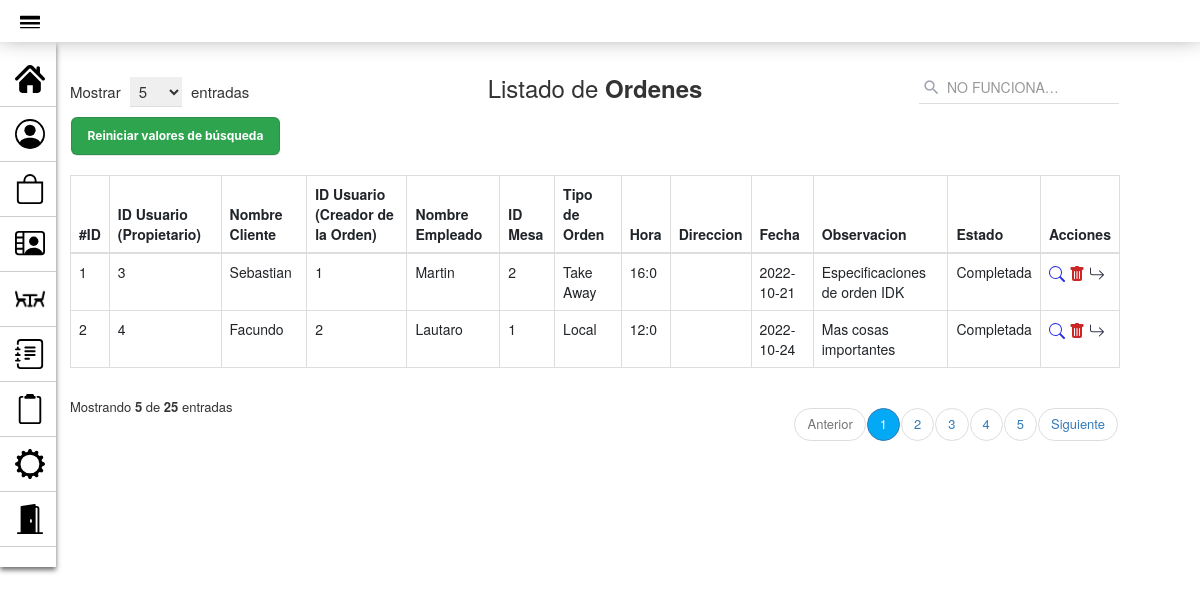
The page /PAGINA_GestionOrdenes.php on the database as committed earlier.
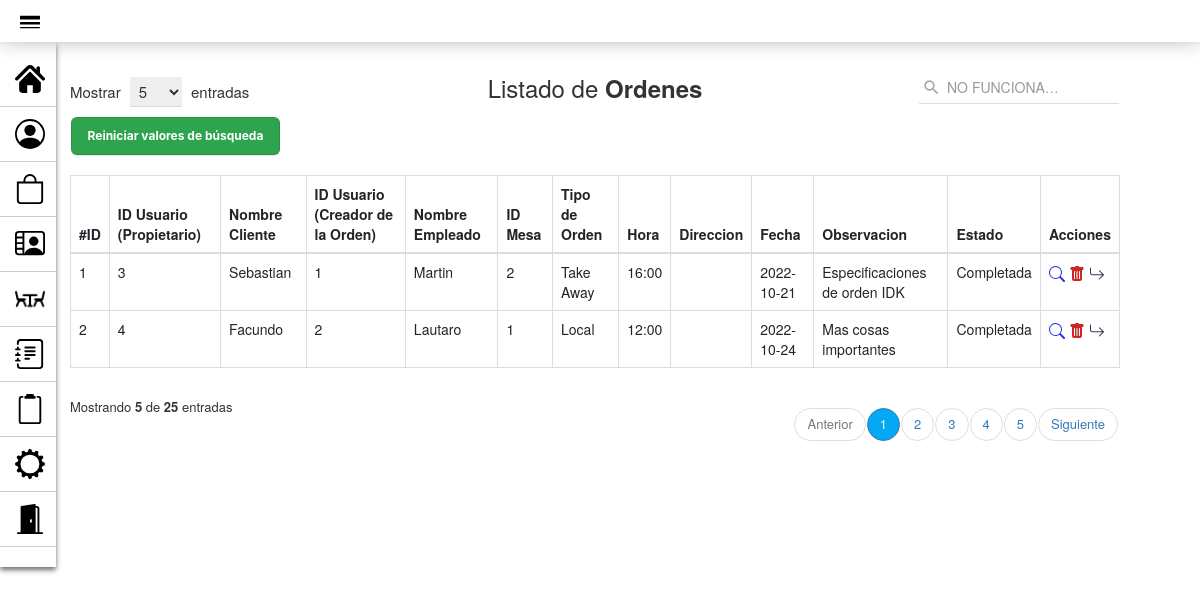
The same page on the database as committed later.
### tables this page shows
CREATE TABLE `orden` (
  `id_orden` int(10) PRIMARY KEY NOT NULL AUTO_INCREMENT COMMENT 'ID de la orden',  
  `cliente_orden` int(10) NULL COMMENT '',
  `empleado_orden` int(10) NULL COMMENT '',
  `mesa_orden` int(10) NULL COMMENT '',
  `tipo_orden` enum('Local','Take Away','Delivery') NULL COMMENT 'Tipo de orden funcional',
  `hora` varchar(5) NOT NULL COMMENT '',
  `direccion` varchar(80) NULL COMMENT '',
  `fecha` date NOT NULL COMMENT 'Fecha de la orden realizada',
  `observacion` varchar(90) NULL COMMENT 'Comentarios para realizar el pedido',
  `estado_orden` enum('Generandose...','Pendiente','En Proceso','Completada') NOT NULL COMMENT 'Estado de la orden',
  CONSTRAINT cliente_orden FOREIGN KEY (cliente_orden) REFERENCES usuario(id_usuario),
  CONSTRAINT empleado_orden FOREIGN KEY (empleado_orden) REFERENCES usuario(id_usuario),
  CONSTRAINT mesa_orden FOREIGN KEY (mesa_orden) REFERENCES mesa(id_mesa)
);

### modelo/conexion.php (called while the page is built)
<?php
class Conectar{
    public static function conexion (){
        try{
            $host ="localhost";
            $user ="root";
            $pass="";
            $bd="proyecto_grupo2";
            $con = mysqli_connect($host,$user,$pass);
            mysqli_select_db($con,$bd);
            return $con;
        }catch(Exception $e){
    die('Error'.$e->getMessage());
    echo "La linea de error " . $e->getLine();
        }
    }
    }
?>

### modelo/Orden.php (called while the page is built, shortened)
<?php
class Orden
{
    private $con;
    private $orden;
    public function __construct()
    {
        require_once("conexion.php");
        $this->con = conectar::conexion();
    }
    public function listar_ordenes()
    {
        $sql = "SELECT *
        FROM orden ORDER BY id_orden";
        $query = mysqli_query($this->con, $sql);
        while ($filas = mysqli_fetch_array($query)) {
            $this->orden[] = $filas;
        }
        return $this->orden;
    }
}
?>

### controlador/Controlador_PerfilUsuario.php (called while the page is built, shortened)
<?php
$id_perfil = $_SESSION['id'];
?>

### vista/Orden_view.php (the view, shortened to what this page needs)
<!DOCTYPE html>
<html lang="es">
<head>
    <link rel="stylesheet" href="assets/styles2.css">
    <link href="https://cdn.jsdelivr.net/npm/bootstrap@5.2.0/dist/css/bootstrap.min.css" rel="stylesheet">
    <link href="https://maxcdn.bootstrapcdn.com/bootstrap/3.3.7/css/bootstrap.min.css" rel="stylesheet">
</head>
<body>
    <div class="container">
        <div class="table-responsive">
            <div class="table-wrapper">
                <div class="table-title">
                    <div class="row">
                        <div class="col-xs-4">
                            <div class="show-entries">
                                <span>Mostrar</span>
                                <select>
                                    <option>5</option>
                                </select>
                                <span>entradas</span>
                            </div>
                        </div>
                        <div class="col-xs-4">
                            <h2 class="text-center">Listado de <b>Ordenes</b></h2>
                        </div>
                        <?php require_once("vista/buscar_orden_view.php"); ?>
                        <table class="table table-bordered">
                            <thead>
                                <tr>
                                    <th>#ID</th>
                                    <th>ID Usuario (Propietario)</th>
                                    <th>Nombre Cliente</th>
                                    <th>ID Usuario (Creador de la Orden)</th>
                                    <th>Nombre Empleado</th>
                                    <th>ID Mesa</th>
                                    <th>Tipo de Orden</th>
                                    <th>Hora</th>
                                    <th>Direccion</th>
                                    <th>Fecha</th>
                                    <th>Observacion</th>
                                    <th>Estado</th>
                                    <th>Acciones</th>
                                </tr>
                            </thead>
                            <tbody>
                                <?php foreach ($matrizOrden as $orden) : ?>
                                    <tr>
                                        <td scope="row"><?php echo $orden['id_orden'] ?></td>
                                        <td><?php echo $orden['cliente_orden'] ?></td>
                                        <td><?php echo $_SESSION['cliente_orden'] ?></td>
                                        <td><?php echo $orden['empleado_orden'] ?></td>
                                        <td><?php echo $_SESSION['empleado_orden'] ?></td>
                                        <td><?php echo $orden['mesa_orden'] ?></td>
                                        <td><?php echo $orden['tipo_orden'] ?></td>
                                        <td><?php echo $orden['hora'] ?></td>
                                        <td><?php echo $orden['direccion'] ?></td>
                                        <td><?php echo $orden['fecha'] ?></td>
                                        <td><?php echo $orden['observacion'] ?></td>
                                        <td><?php echo $orden['estado_orden'] ?></td>
                                        <td>
                                            <a href="VerOrden_pagina.php?id=<?php echo $orden['id_orden'] ?>" title="Ver Orden"><img src="assets/iconos/icono-lupa.svg"></a>
                                            <a href="controlador/eliminar_Orden_controlador.php?id=<?php echo $orden['id_orden'] ?>" title="Eliminar" onclick="javascript:return asegurar();"><img src="assets/iconos/icono-papelera.svg"></a>
                                            <a href="controlador/AvanzarEstadoOrden_controlador.php?id=<?php echo $orden['id_orden'] ?>" title="Avanzar Estado"><img src="assets/iconos/icono-flecha.svg"></a>
                                        </td>
                                    </tr>
                                <?php endforeach; ?>
                            </tbody>
                        </table>
                        <div class="clearfix">
                            <div class="hint-text">Mostrando <b>5</b> de <b>25</b> entradas</div>
                            <ul class="pagination">
                                <li class="page-item disabled"><a href="#">Anterior</a></li>
                                <li class="page-item active"><a href="#" class="page-link">1</a></li>
                                <li class="page-item"><a href="#" class="page-link">2</a></li>
                                <li class="page-item"><a href="#" class="page-link">3</a></li>
                                <li class="page-item"><a href="#" class="page-link">4</a></li>
                                <li class="page-item"><a href="#" class="page-link">5</a></li>
                                <li class="page-item"><a href="#" class="page-link">Siguiente</a></li>
                            </ul>
                        </div>
                    </div>
                </div>
</body>
</html>

### PAGINA_GestionOrdenes.php (shortened to what this page needs)
<!DOCTYPE html>
<html lang="es">
<head>
        <link rel="stylesheet" href="assets/styles2.css">
        <link href="https://cdn.jsdelivr.net/npm/bootstrap@5.2.0/dist/css/bootstrap.min.css" rel="stylesheet">
        <link href="https://maxcdn.bootstrapcdn.com/bootstrap/3.3.7/css/bootstrap.min.css" rel="stylesheet">
        <link href="https://maxcdn.bootstrapcdn.com/font-awesome/4.7.0/css/font-awesome.min.css" rel="stylesheet">
</head>
<body>
        <?php require_once("vista/mensaje_gestor.php"); ?>
        <div class="container-fluid cont-pers">
                <div class="col-8 ">
                        <?php require_once("controlador/Ordenes_controlador.php"); ?>
                        <?php require_once("vista/BarraNavegacion.php"); ?>
</body>
</html>

### vista/mensaje_gestor.php (shortened to what this page needs)
<!DOCTYPE html>
<html lang="es">
<head>
    <link rel="stylesheet" href="assets/styles_alertas.css">
</head>
<body>
</body>
</html>

### controlador/Ordenes_controlador.php
<?php
require_once("modelo/Orden.php");
$orden = new Orden();
$matrizOrden = $orden->listar_ordenes();
if ($matrizOrden) {
    require_once("vista/Orden_view.php");
} else {
?>
    <div class="no_hay_registros">
        <?php echo "No hay ordenes registradas en el sistema"; ?>
    </div>
<?php
}
?>

### vista/buscar_orden_view.php (shortened to what this page needs)
<!DOCTYPE html>
<html lang="es">
<head>
</head>
<body>
    <div class="col-xs-4">
        <form method="POST">
            <div class="search-box">
                <div class="input-group" type="text" name="busqueda">
                    <span class="input-group-addon"><i class="material-icons">&#xE8B6;</i></span>
                    <input type="text" name="reserva" class="form-control" placeholder="NO FUNCIONA&hellip;">
                </div>
            </div>
    </div>
    <div><input class="button-1" type="submit" value="Reiniciar valores de búsqueda"></input></div>
    </div>
    </div>
</body>
</html>

### vista/BarraNavegacion.php (shortened to what this page needs)
<!DOCTYPE html>
<html lang="es">
<head>
    <link rel="stylesheet" href="assets/styles_navbar.css">
</head>
<body>
    <?php require_once("controlador/Controlador_PerfilUsuario.php"); ?>
    <header>
        <span class="menu"><img src="assets/iconos/icono-desplegable.svg" alt="Inicio" width="20" height="20"></span>
    </header>
    <aside class="keep">
        <ul>
            <li>
                <a class="message" href="index.php" style="text-decoration:none">
                    <span><img src="assets/iconos/icono-inicio.svg" alt="Inicio" width="30" height="30"></span>
                </a>
            </li>
            <li>
                <a class="message" href="PAGINA_GestionUsuarios.php" style="text-decoration:none">
                    <span><img src="assets/iconos/icono-usuario2.svg" alt="Usuarios" width="30" height="30"></span>
                </a>
            </li>
            <li>
                <a class="message" href="PAGINA_GestionProductos.php" style="text-decoration:none">
                    <span><img src="assets/iconos/icono-producto.svg" alt="Productos" width="30" height="30"></span>
                </a>
            </li>
            <li>
                <a class="message" href="PAGINA_GestionProveedores.php" style="text-decoration:none">
                    <span><img src="assets/iconos/icono-proveedor.svg" alt="Proveedores" width="30" height="30"></span>
                </a>
            </li>
            <li>
                <a class="message" href="PAGINA_GestionMesas.php" style="text-decoration:none">
                    <span><img src="assets/iconos/icono-mesa2.png" alt="Mesas" width="30" height="30"></span>
                </a>
            </li>
            <li>
                <a class="message" href="PAGINA_GestionReservas.php" style="text-decoration:none">
                    <span><img src="assets/iconos/icono-reserva.svg" alt="Reservas" width="30" height="30"></span>
                </a>
            </li>
            <li>
                <a class="message" href="PAGINA_GestionOrdenes.php" style="text-decoration:none">
                    <span><img src="assets/iconos/icono-comanda.svg" alt="Ordenes" width="30" height="30"></span>
                </a>
            </li>
            <li>
                <a class="message" href="ModificarPerfil_pagina.php?id=<?php echo $id_perfil ?>" style="text-decoration:none">
                    <span><img src="assets/iconos/icono-ajuste.svg" alt="Configuración" width="30" height="30"></span>
                </a>
            </li>
            <li>
                <a class="message" href="controlador/Logout.php" style="text-decoration:none">
                    <span><img src="assets/iconos/icono-salir.svg" alt="Logout" width="30" height="30"></span>
                </a>
            </li>
        </ul>
    </aside>
</body>
</html>

### assets/styles2.css (style rules this page uses)
body { font-family: 'Roboto', sans-serif; background-repeat: no-repeat; background-size: cover; }
.table-responsive { margin: 50px 0; margin-left: 20px; }
.table-wrapper { min-width: 35em; background: #fff; padding: 20px; box-shadow: 0 1px 1px rgba(0, 0, 0, .05); }
.table-title { font-size: 15px; padding-bottom: 10px; margin: 0 0 10px; min-height: 45px; }
.table-title h2 { margin: 5px 0 0; font-size: 24px; }
.table-title select { border-color: #ddd; border-width: 0 0 1px 0; padding: 3px 10px 3px 5px; margin: 0 5px; }
.table-title .show-entries { margin-top: 7px; }
.search-box { position: relative; float: right; }
.search-box .input-group { min-width: 200px; position: absolute; right: 0; }
.search-box .input-group-addon, .search-box input { border-color: #ddd; border-radius: 0; }
.search-box .input-group-addon { border: none; border: none; background: transparent; position: absolute; z-index: 9; }
.search-box input { height: 34px; padding-left: 28px; box-shadow: none !important; border-width: 0 0 1px 0; }
.search-box i { color: #a0a5b1; font-size: 19px; position: relative; top: 2px; left: -10px; }
table.table tr th, table.table tr td { border-color: #e9e9e9; }
table.table td:last-child { width: fit-content; }
table.table td a { color: #a0a5b1; }
.pagination { float: right; margin: 0 0 5px; }
.pagination li a { border: none; font-size: 13px; min-width: 30px; min-height: 30px; padding: 0 10px; color: #999; margin: 0 2px; line-height: 30px; border-radius: 30px !important; text-align: center; }
.pagination li.active a { background: #03A9F4; }
.hint-text { float: left; margin-top: 10px; font-size: 13px; }
.button-1 { appearance: none; background-color: #2ea44f; border: 1px solid rgba(27, 31, 35, .15); border-radius: 6px; box-shadow: rgba(27, 31, 35, .1) 0 1px 0; box-sizing: border-box; color: #fff; cursor: pointer; display: inline-block; font-family: -apple-system, system-ui, "Segoe UI", Helvetica, Arial, sans-serif, "Apple Color Emoji", "Segoe UI Emoji"; font-size: 12px; font-weight: 700; line-height: 16px; padding: 10px 16px; margin-top: 10px; margin-left: 8px; }
.material-icons { font-family: 'Material Icons'; font-size: 16px; vertical-align: text-top; }

### assets/styles_navbar.css (style rules this page uses)
* { margin: 0px; padding: 0px; }
header { background: #fff; padding: 10px 20px; box-shadow: 0px -8px 25px #6d6d6d; position: fixed; top: 0; left: 0; width: 100%; z-index: 991; }
.menu { display: inline-block; cursor: pointer; }
aside { width: 4em; background: #fff; padding: 0px 0px 10px 0px; position: absolute; left: 0px; top: 0px; height: 100%; box-shadow: 0px 3px 5px #6d6d6d; overflow: hidden; z-index: 99; height: fit-content; margin-top: 3em; }
aside ul { list-style: none; width: 100%; margin-left: -30px; margin-top: 10px; }
aside ul li { border-bottom: 1px solid #ccc; padding: 12px 25px; position: relative; width: fit-content; }
aside ul li a { font-size: 14px; color: #4a4a4a; text-decoration: none; text-transform: uppercase; white-space: nowrap; display: inline-block; }
aside ul li a span { display: inline-block; vertical-align: middle; color: #000000; width: 38px; }
.message { font-family: 'Signika', sans-serif; font-size: 12px; }

Rows that differ between the two databases and show on the page:
changed orden "Take Away": hora "16:0" → "16:00"
changed orden "Local": hora "12:0" → "12:00"
